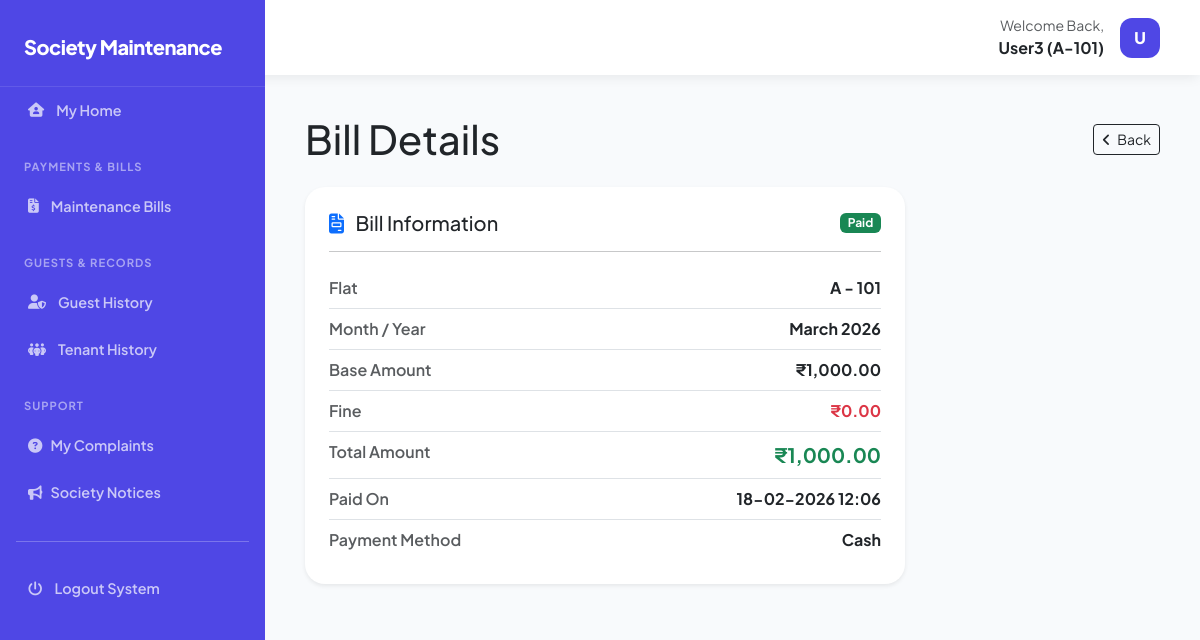
Page /public/view/pay_Details.php?bill_id=47 (signed in) on the committed database.
### tables this page shows
CREATE TABLE `maintenance_bills` (
  `id` int NOT NULL,
  `user_id` int NOT NULL,
  `flat_id` int NOT NULL,
  `bill_month` int NOT NULL,
  `bill_year` int NOT NULL,
  `amount` decimal(10,2) NOT NULL,
  `fine_amount` decimal(10,2) DEFAULT '0.00',
  `total_amount` decimal(10,2) NOT NULL,
  `status` enum('pending','paid','overdue') DEFAULT 'pending',
  `due_date` date NOT NULL,
  `created_at` timestamp NULL DEFAULT CURRENT_TIMESTAMP
);

CREATE TABLE `flats` (
  `id` int UNSIGNED NOT NULL,
  `flat_number` varchar(255) NOT NULL,
  `floor` int NOT NULL,
  `block_number` varchar(10) NOT NULL,
  `flat_type` varchar(30) NOT NULL,
  `created_at` timestamp NOT NULL DEFAULT CURRENT_TIMESTAMP
);

CREATE TABLE `maintenance_payments` (
  `id` int NOT NULL,
  `maintenance_bill_id` int NOT NULL,
  `payment_mode` enum('cash','online') DEFAULT NULL,
  `payment_method` enum('upi','credit_card','debit_card','netbanking') DEFAULT NULL,
  `razorpay_payment_id` varchar(100) DEFAULT NULL,
  `proof` varchar(255) DEFAULT NULL,
  `paid_on` datetime DEFAULT NULL,
  `note` text,
  `created_at` timestamp NULL DEFAULT CURRENT_TIMESTAMP
);

### public/view/pay_Details.php (the view, shortened to what this page needs)
<?php
require_once __DIR__ . '/../../core/config.php';
$userId = $_SESSION['user_id'];
$billId = $_GET['bill_id'] ?? '';
if (in_array($_SESSION['user_role'], ['admin', 'cashier'])) {
    $stmt = $pdo->prepare("
            SELECT
                mb.id AS bill_id,
                mb.bill_month,
                mb.bill_year,
                mb.status,
                mb.due_date,
                mb.amount AS base_amount,
                mp.payment_mode,
                mp.payment_method,
                mp.paid_on,
                f.flat_number,
                f.block_number,
                f.flat_type,
                mr.overdue_fine
            FROM maintenance_bills mb
            JOIN flats f ON f.id = mb.flat_id
            LEFT JOIN maintenance_payments mp
                ON mp.maintenance_bill_id = mb.id
            LEFT JOIN maintenance_rates mr
                ON mr.flat_type = f.flat_type
            WHERE mb.id = ?
        ");
    $stmt->execute([$billId]);
} else {
    $stmt = $pdo->prepare("
            SELECT
                mb.id AS bill_id,
                mb.bill_month,
                mb.bill_year,
                mb.status,
                mb.due_date,
                mb.amount AS base_amount,
                mp.payment_mode,
                mp.payment_method,
                mp.paid_on,
                f.flat_number,
                f.block_number,
                f.flat_type,
                mr.overdue_fine
            FROM maintenance_bills mb
            JOIN flats f ON f.id = mb.flat_id
            LEFT JOIN maintenance_payments mp
                ON mp.maintenance_bill_id = mb.id
            LEFT JOIN maintenance_rates mr
                ON mr.flat_type = f.flat_type
            WHERE mb.id = ? AND mb.user_id = ?
        ");
    $stmt->execute([$billId, $userId]);
}
$bill = $stmt->fetch(PDO::FETCH_ASSOC);
$fineAmount = 0;
$isOverdue = false;
$totalAmount = ($bill['base_amount'] ?? 0) + $fineAmount;
$paymentText = '-';
if ($bill['payment_mode'] === 'online') {
    $method = $bill['payment_method']
        ? strtoupper(str_replace('_', ' ', $bill['payment_method']))
        : '-';
    $paymentText = 'Online (' . $method . ')';
} elseif ($bill['payment_mode']) {
    $paymentText = ucfirst($bill['payment_mode']);
}
include __DIR__ . '/../../resources/layout/header.php';
?>
<!DOCTYPE html>
<html lang="en">
<head>
    <link rel="stylesheet" href="https://cdnjs.cloudflare.com/ajax/libs/font-awesome/6.5.0/css/all.min.css">
    <link href="https://cdn.jsdelivr.net/npm/bootstrap@5.3.0/dist/css/bootstrap.min.css" rel="stylesheet">
    <link rel="stylesheet" href="https://cdn.datatables.net/1.13.6/css/dataTables.bootstrap5.min.css">
    <link rel="stylesheet" href="../../assets/css/styles.css">
</head>
<body>
    <div class="main-wrapper">
        <main id="main-content">
            <div class="d-flex justify-content-between align-items-center mb-4">
                <h1 class="fw-800 m-0">Bill Details</h1>
                <a href="javascript:history.back()" class="btn btn-outline-dark btn-sm">
                    <i class="fa-solid fa-angle-left me-1"></i> Back
                </a>
            </div>
            <div class="data-card shadow-sm border-0" style="max-width: 600px;">
                <div class="d-flex justify-content-between align-items-center mb-3">
                    <h5 class="fw-800 m-0">
                        <i class="fa-solid fa-file-invoice me-2 text-primary"></i>
                        Bill Information
                    </h5>
                    <span class="badge
            <?= $bill['status'] === 'paid'
                ? 'bg-success'
                : ($isOverdue ? 'bg-danger' : 'bg-warning') ?>">
                        <?= ucfirst($bill['status']) ?>
                    </span>
                </div>
                <hr class="my-3">
                <div class="d-flex justify-content-between py-2 border-bottom">
                    <span class="text-muted fw-semibold">Flat</span>
                    <span class="fw-bold">
                        <?= htmlspecialchars($bill['block_number'] . ' - ' . $bill['flat_number']) ?>
                    </span>
                </div>
                <div class="d-flex justify-content-between py-2 border-bottom">
                    <span class="text-muted fw-semibold">Month / Year</span>
                    <span class="fw-bold">
                        <?= date('F', mktime(0, 0, 0, $bill['bill_month'], 1)) . ' ' . $bill['bill_year'] ?>
                    </span>
                </div>
                <div class="d-flex justify-content-between py-2 border-bottom">
                    <span class="text-muted fw-semibold">Base Amount</span>
                    <span class="fw-bold">
                        ₹<?= number_format($bill['base_amount'], 2) ?>
                    </span>
                </div>
                <div class="d-flex justify-content-between py-2 border-bottom">
                    <span class="text-muted fw-semibold">Fine</span>
                    <span class="fw-bold text-danger">
                        ₹<?= number_format($fineAmount, 2) ?>
                    </span>
                </div>
                <div class="d-flex justify-content-between py-2 border-bottom">
                    <span class="text-muted fw-semibold">Total Amount</span>
                    <span class="fw-bold fs-5 text-success">
                        ₹<?= number_format($totalAmount, 2) ?>
                    </span>
                </div>
                <?php if ($bill['status'] === 'paid'): ?>
                    <div class="d-flex justify-content-between py-2 border-bottom">
                        <span class="text-muted fw-semibold">Paid On</span>
                        <span class="fw-bold">
                            <?= date('d-m-Y H:i', strtotime($bill['paid_on'])) ?>
                        </span>
                    </div>
                    <div class="d-flex justify-content-between py-2">
                        <span class="text-muted fw-semibold">Payment Method</span>
                        <span class="fw-bold">
                            <?= $paymentText ?>
                        </span>
                    </div>
                <?php endif; ?>
            </div>
        </main>
    </div>
</body>
</html>
<?php include __DIR__ . '/../../resources/layout/footer.php'; ?>

### assets/css/styles.css (style rules this page uses)
:root { --brand-color: #4F47E5; --brand-hover: #3428b3; --bg-main: #f8fafc; --sidebar-width: 265px; --transition: all 0.3s cubic-bezier(0.4, 0, 0.2, 1); }
body { font-family: 'Plus Jakarta Sans', sans-serif; background-color: var(--bg-main); margin: 0; overflow-x: hidden; }
.main-wrapper { flex: 1; margin-left: var(--sidebar-width); transition: var(--transition); min-height: 100vh; }
#main-content { padding: 2.5rem; }
.data-card, .stat-card { background: #ffffff; border: 1px solid #e2e8f0; border-radius: 20px; padding: 1.5rem; margin-bottom: 1rem; }
.main-wrapper { flex: 1; margin-left: var(--sidebar-width); min-height: 100vh; }
.data-card { background: #fff; border: 1px solid #e2e8f0; border-radius: 20px; padding: 1.5rem; }

### rows in the picture
maintenance_bills: status "Paid", flat.flat_number "A - 101", bill_month "March", bill_year "2026", amount "1,000.00", maintenance_payments.paid_on "18-02-2026 12:06", maintenance_payments.payment_mode "Cash"

### other values in the picture
$name "User3"
$blockFlat "A-101"
$initials "U"
$fineAmount "0.00"
